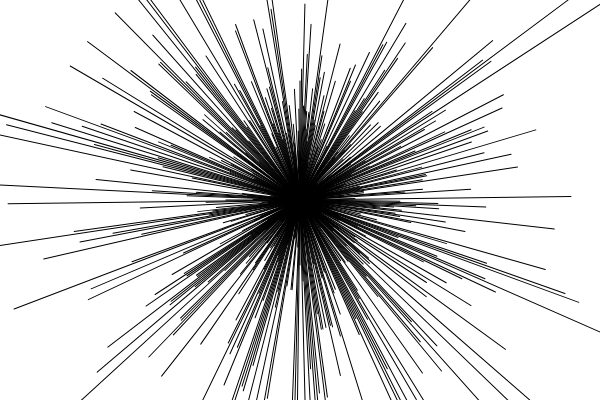
Frame 1 (no input)
Frame 60 (no input): identical to frame 1, image omitted
Frame 120 (the mouse pressed at the canvas centre since frame 60): identical to frame 1, image omitted

The p5.js sketch that drew this single still picture (run headless with seeded random() and noise() and a simulated clock; from frame 60 on, the mouse is pressed at the canvas centre):

// p5.js sketch
// ── sketch.js
var distribution = new Array(500);

function setup() {
  createCanvas(600, 400);
  for (var i = 0; i < distribution.length; i++) {
    distribution[i] = floor(randomGaussian(0,150));
  }
}

function draw() {
  background(255);
 translate(width/2, height/2);
 for (var i = 0; i < distribution.length; i++) {
    rotate(TWO_PI/distribution.length);
    stroke(0);
    var dist = abs(distribution[i]);
    line(0, 0, dist, 0);
  }
}
